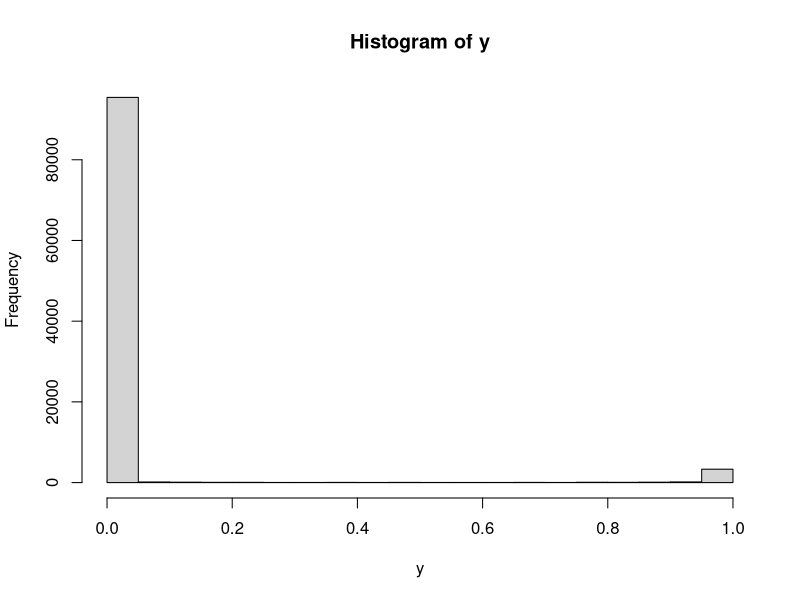
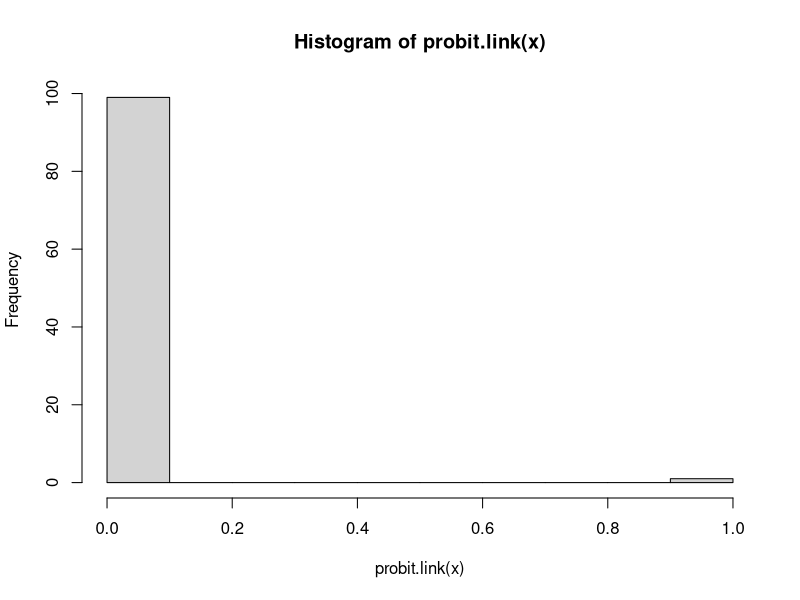
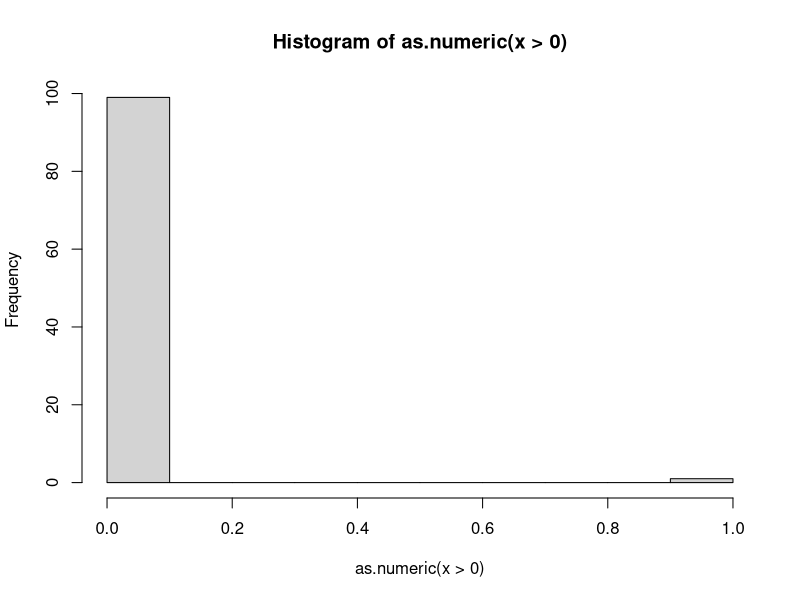

The R script that drew these images, in order:
# Script to test different generative processes for HPD model

# Generate p-vectors
logit.link <- function(x){1/(1+exp(-x))}
probit.link <- function(x){pnorm(x)}
x=rnorm(n=100000,mean=-70,sd=40);y=logit.link(x);hist(y)
length(y[y>0.8])/length(y)
x=rnorm(n=100,mean=-70,sd=40);hist(probit.link(x))
x=rnorm(n=100,mean=-2,sd=1);hist(as.numeric(x>0))
